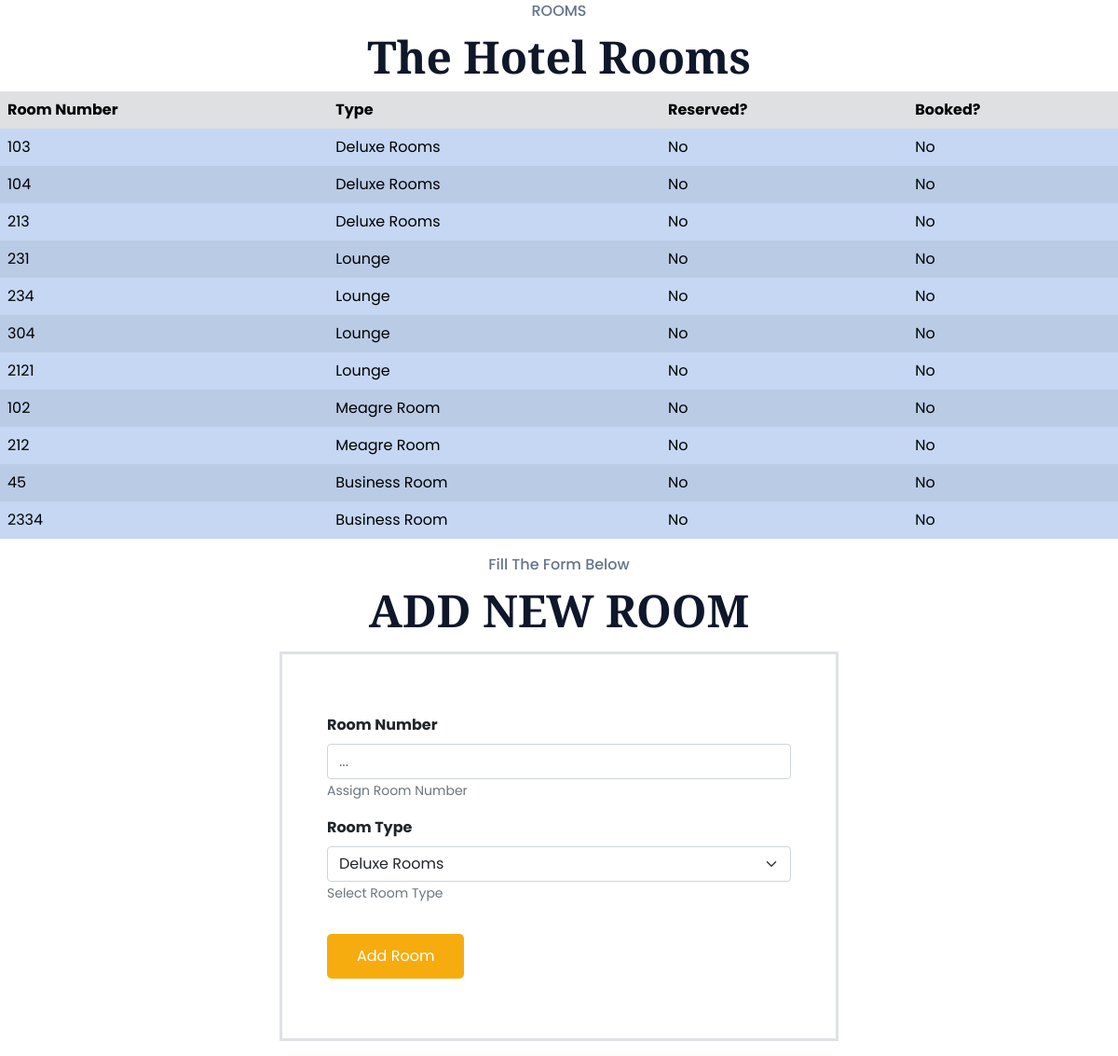
The app's page /admin/room with its own data.
### db/db.py (models this page shows)
class Room(Base):
    __tablename__ = "room"
    room_number = Column(Integer(), primary_key=True, index=True)
    room_type_id = Column(Integer(), ForeignKey("room_type.room_type_id"))
    reserved = Column(Boolean(), default=False)
    booked = Column(Boolean(), default=False)
    room_type = relationship("RoomType", back_populates="rooms", uselist=False)

class RoomType(Base):
    __tablename__ = "room_type"
    room_type_id = Column(Integer(), primary_key=True, index=True)
    room_type_name = Column(String(), index=True)
    description = Column(String())
    price = Column(Float())
    capacity = Column(Integer())
    thumbnail_img_url = Column(String())
    rooms = relationship("Room", back_populates="room_type")

### routes/admin.py (the view)
@AdminRouter.get("/room", response_class=HTMLResponse)
async def new_room_view(request: Request, session:Session = Depends(get_db)):
    room_types = await AdminServices.get_all_room_types(session=session)
    rooms = await AdminServices.get_all_rooms(session=session)
    return templates.TemplateResponse("rooms.html", {"request": request, "room_types": room_types, "rooms": rooms})

### templates/rooms.html (shortened to what this page needs)
<!DOCTYPE html>
<html lang="en">
<head>
    <link rel="stylesheet" href="/static/bootstrap/css/bootstrap.min.css"/>
    <link rel="stylesheet" href="/static/styles.css">
</head>
<body>
    {% if rooms %}
        <section class="room__container py-0" id="room">
            <p class="section__subheader">ROOMS</p>
            <h2 class="section__header">The Hotel Rooms</h2>
            <div class="h-25 overflow-scroll">
                <div class="table-responsive">
                    <table class="table table-striped table-hover table-active table-borderless align-middle">
                        <thead class="table-light">
                            <tr>
                                <th>Room Number</th>
                                <th>Type</th>
                                <th>Reserved?</th>
                                <th>Booked?</th>
                            </tr>
                        </thead>
                        <tbody class="table-group-divider">
                            {% for room in rooms %}
                                <tr class="table-primary">
                                    <td scope="row">{{room.room_number}}</td>
                                    <td>{{room.room_type.room_type_name}}</td>
                                    <td>{% if room.reserved %} Yes {% else %} No {% endif %}</td>
                                    <td>{% if room.booked %} Yes {% else %} No {% endif %}</td>
                                </tr>
                            {% endfor %}
                        </tbody>
                    </table>
                </div>
            </div>
        </section>
    {% endif %}
    <section class="room__container py-0" id="room">
        <p class="section__subheader">Fill The Form Below</p>
        <h2 class="section__header">ADD NEW ROOM</h2>
        <div class="my-3 w-50 p-5 mx-auto border border-3">
            <form id="add-new-room-form">
                <div class="my-3">
                    <label for="room_number" class="form-label border-0"><b>Room Number</b></label>
                    <input required name="room_number" type="number" id="room_number" class="form-control" placeholder="..."/>
                    <small id="helpId" class="text-muted">Assign Room Number</small>
                </div>
                <div class="my-3">
                    <label for="room_type_id" class="form-label border-0"><b>Room Type</b></label>
                    <select required name="room_type_id" id="room_type_id" class="form-select">
                        {% for room_type in room_types %}
                            <option value="{{room_type.room_type_id}}">{{room_type.room_type_name}}</option>
                        {% endfor %}
                    </select>
                    <small id="helpId" class="text-muted">Select Room Type</small>
                </div>
                <button type="submit" id="submit-btn-add-room" class="btn btn-primary my-3">Add Room</button>
            </form>
        </div>
    </section>
</body>
</html>

### static/styles.css (style rules this page uses)
:root { --primary-color: #0f1a2c; --secondary-color: #f6ac0f; --text-dark: #0f172a; --text-light: #64748b; --extra-light: #f8fafc; --white: #ffffff; --max-width: 1200px; --header-font: "Playfair Display", serif; }
* { padding: 0; margin: 0; box-sizing: border-box; }
.section__subheader { margin-bottom: 0.5rem; font-size: 1rem; font-weight: 500; color: var(--text-light); }
.section__header { font-size: 3rem; font-weight: 800; font-family: var(--header-font); color: var(--text-dark); }
.btn { padding: 0.75rem 2rem; font-size: 1rem; color: var(--white); background-color: var(--secondary-color); outline: none; border: none; border-radius: 5px; cursor: pointer; }
html, body { scroll-behavior: smooth; }
body { font-family: "Poppins", sans-serif; }
.room__container { padding-block: 5rem; }
.room__container :is(.section__subheader, .section__header) { padding-inline: 1rem; text-align: center; }

### records on screen
Room: room_number "103", room_type.room_type_name "Deluxe Rooms", reserved "No", booked "No"
Room: room_number "104", room_type.room_type_name "Deluxe Rooms", reserved "No", booked "No"
Room: room_number "213", room_type.room_type_name "Deluxe Rooms", reserved "No", booked "No"
Room: room_number "231", room_type.room_type_name "Lounge", reserved "No", booked "No"
Room: room_number "234", room_type.room_type_name "Lounge", reserved "No", booked "No"
Room: room_number "304", room_type.room_type_name "Lounge", reserved "No", booked "No"
Room: room_number "2121", room_type.room_type_name "Lounge", reserved "No", booked "No"
Room: room_number "102", room_type.room_type_name "Meagre Room", reserved "No", booked "No"
Room: room_number "212", room_type.room_type_name "Meagre Room", reserved "No", booked "No"
Room: room_number "45", room_type.room_type_name "Business Room", reserved "No", booked "No"
Room: room_number "2334", room_type.room_type_name "Business Room", reserved "No", booked "No"

### other values on screen
form field room_type_id "Deluxe Rooms"
